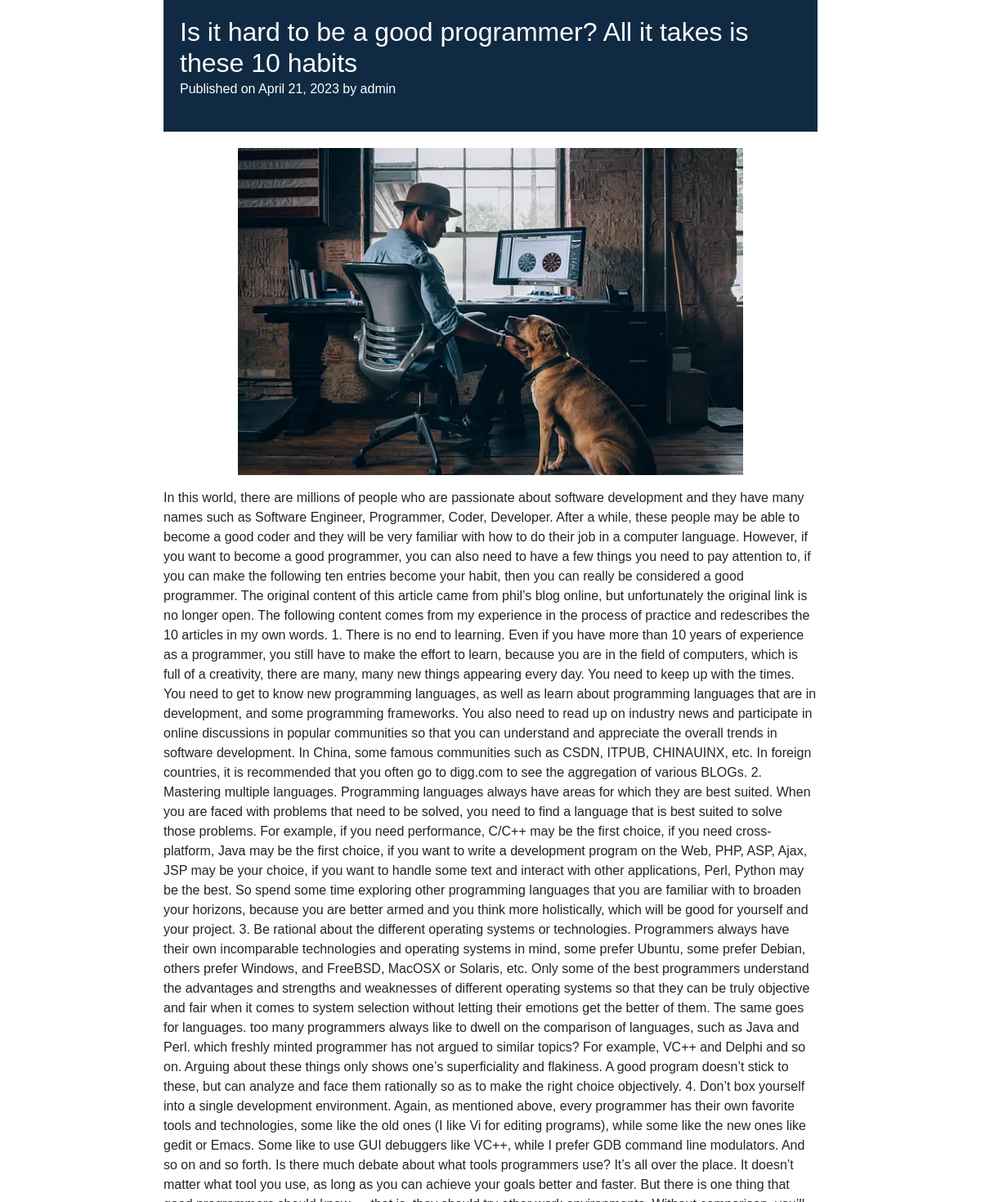
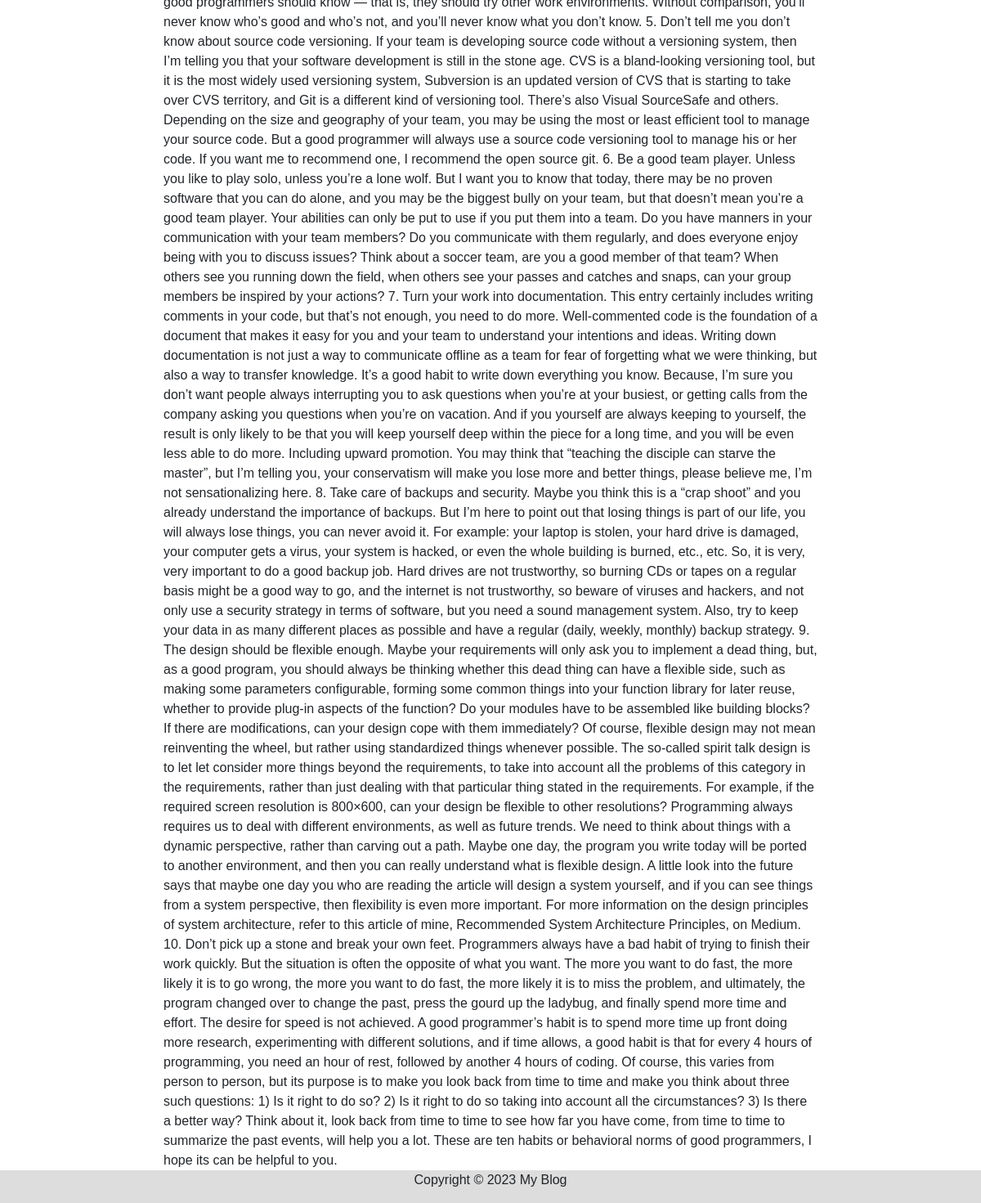
Page /BlogDetails/7/ on the committed database (2 pictures, top to bottom).
### core/models.py (models this page shows, shortened)
class Blog_Model(models.Model):
    title = models.CharField(max_length=200, unique=True)
    discription = models.TextField()
    author = models.ForeignKey(User, on_delete=models.CASCADE)
    image = models.FileField(null=True, upload_to='blog-images')
    likes = models.ManyToManyField(User, related_name='liked_posts', blank=True)
    created_at = models.DateTimeField(auto_now_add=True)
    updated_at = models.DateTimeField(auto_now=True)
    class Meta:
        ordering = ['-created_at']

### core/views.py (the view)
# urls.py: path('BlogDetails/<int:pk>/', BlogDetails, name="BlogDetails"),
def BlogDetails(request, pk):
    item = Blog_Model.objects.get(pk=pk)
    return render(request,'Blog-Details.html', {'item': item})

### core/templates/Blog-Details.html (shortened to what this page needs)
<!DOCTYPE html>
<html>
<head>
    <link rel="stylesheet" href="https://cdn.jsdelivr.net/npm/bootstrap@4.0.0/dist/css/bootstrap.min.css"
 />
    {%load static%}
    <link rel="stylesheet" href="{% static 'core/media/blog_detail.css' %}" />
</head>
<body>
    <main>
        <article>
            <header>
                <h2>{{item.title}}</h2>
                <p>Published on {{item.created_at.date}} by {{item.author}}</p>
            </header>
            <div class="d-flex justify-content-center pb-3">
                <img src="{{item.image.url}}" alt="Blog post image" height="400px">
            </div>
            <p>{{item.discription}}</p>
        </article>
    </main>
</body>
<footer>
    <p class="">Copyright © 2023 My Blog</p>
</footer>
</html>

### core/static/core/media/blog_detail.css (style rules this page uses)
body { font-family: Arial, sans-serif; margin: 0; padding: 0; }
header { background-color: #102a43; color: #fff; padding: 20px; }
main { max-width: 800px; margin: 0 auto; }
article { margin-bottom: 40px; }
article header { margin-bottom: 20px; }
article h2 { font-size: 32px; margin: 0; }
article p { font-size: 16px; line-height: 1.5; margin-bottom: 20px; }
footer { bottom: 0; position: fixed; width: 100%; text-align: center; background-color: #ddd; }

### rows in the picture
Blog_Model: title "Is it hard to be a good programmer? All it takes is these 10 habits", created_at "April 21, 2023", author "admin", image (picture), discription "In this world, there are millions of people who are passionate about software development and they have many names such as Software Engineer, Programmer, Coder, Developer. After a while, these people may be able to become a good coder and they will be very familiar with how to do their job in a computer language. However, if you want to become a good programmer, you can also need to have a few things you need to pay attention to, if you can make the following ten entries become your habit, then you can really be considered a good programmer. The original content of this article came from phil’s blog online, but unfortunately the original link is no longer open. The following content comes…"
